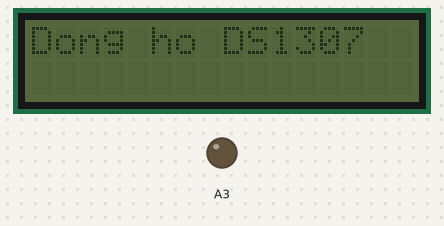
A sketch run on a simulated Arduino Uno, built with avr-gcc and run on an emulated ATmega328P. Shown: 16×2 character LCD, output pins drawn as LEDs (lit = HIGH). Wiring (inferred from the names in the program): DS1307 clock at I2C address 0x68. The local clock reads 2024-03-15 10:24:30 at power-on unless the sketch sets it; what the sketch prints to the serial monitor is not drawn.

Above: at 0.1 s.
At 1.7 s:
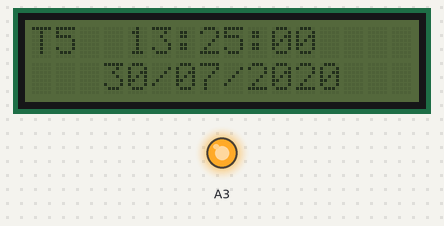
At 8.1 s:
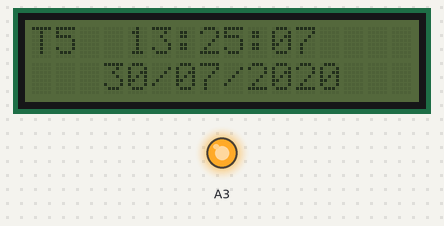
At 13.6 s:
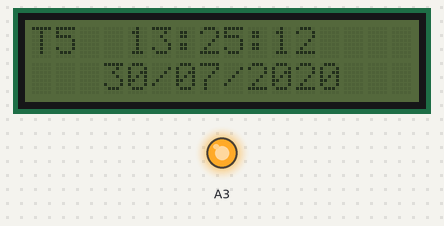
At 20.1 s:
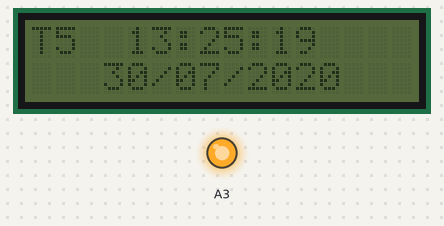
At 32.1 s:
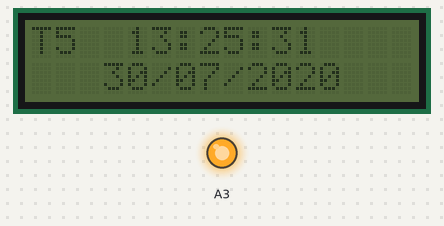

The sketch:

DS1307_LCDI2C.ino
```cpp
#include <Wire.h>
#include <LiquidCrystal_I2C.h>
#include "RTClib.h"

LiquidCrystal_I2C lcd(0x27, 16, 2);
char ngay,thang,thu,gio,phut,giay;
int nam;
void setup()
{
  lcd.begin();
  lcd.noBacklight();
  lcd.print("Dong ho DS1307 ");
  delay(1500);
  lcd.clear();
  setTime(13,25,0,5,30,7,20);
  Serial.begin(9600);
  pinMode(A3,OUTPUT); digitalWrite(A3,1);
}
char buff[20];
void loop()
{
  Get_time();
  hengio();
  if(thu == 1)
  {
    sprintf(buff,"CN  %02d:%02d:%02d",gio,phut,giay);
    lcd.print(buff);
    Serial.println(buff);
  }
  else
  {
    sprintf(buff,"T%d  %02d:%02d:%02d",thu,gio,phut,giay);
    lcd.setCursor(0,0);
    lcd.print(buff);
    Serial.println(buff);
  }
  sprintf(buff,"%02d/%02d/%02d",ngay,thang,nam);
  lcd.setCursor(3,1);
  lcd.print(buff);
  Serial.println(buff);
  delay(900);
}


void hengio()
{
  if(gio == 10 && phut == 1)
  {
    //Serial.println("den gio hen gio");
    digitalWrite(A3,0);// bat A3
  }
}


int BCDtoDEC(byte num)
{
  return((num / 16) * 10 + (num % 16));
}

int DECtoBCD( byte num)
{
  return((num / 10) * 16 + (num % 10));
}

void setTime(byte gio,byte phut, byte giay, byte thu, byte ngay, byte thang, byte nam)
{
  Wire.beginTransmission(0x68);
  Wire.write(byte(0x00));
  Wire.write(DECtoBCD(giay));
  Wire.write(DECtoBCD(phut));
  Wire.write(DECtoBCD(gio));
  Wire.write(DECtoBCD(thu));
  Wire.write(DECtoBCD(ngay));
  Wire.write(DECtoBCD(thang));
  Wire.write(DECtoBCD(nam));
  Wire.endTransmission();
}

void Get_time()
{
  Wire.beginTransmission(0x68);
  Wire.write(byte(0x00));
  Wire.endTransmission();
  Wire.requestFrom(0x68, 7);
  giay = BCDtoDEC(Wire.read());
  phut = BCDtoDEC(Wire.read());
  gio = BCDtoDEC(Wire.read());
  thu = BCDtoDEC(Wire.read());
  ngay = BCDtoDEC(Wire.read());
  thang = BCDtoDEC(Wire.read());
  nam = BCDtoDEC(Wire.read());
  nam = nam+2000;
}
```

Measured:
- what the display in image 1 shows lasts 0.9 s, from 1.6 s to 2.5 s
- what the display in image 2 shows lasts 1.8 s, from 8.1 s to 9.9 s
